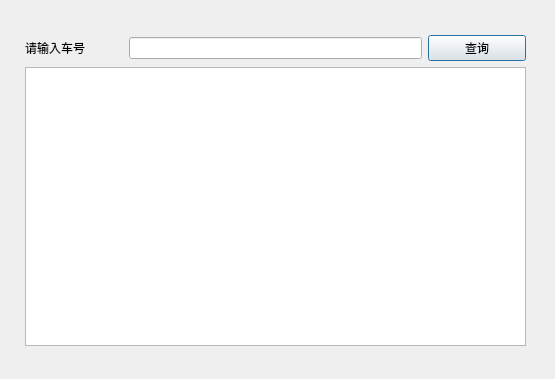
<?xml version="1.0" encoding="UTF-8"?>
<ui version="4.0">
 <class>DlgCheckTrain</class>
 <widget class="QDialog" name="DlgCheckTrain">
  <property name="geometry">
   <rect>
    <x>0</x>
    <y>0</y>
    <width>555</width>
    <height>379</height>
   </rect>
  </property>
  <property name="windowTitle">
   <string>Dialog</string>
  </property>
  <widget class="QWidget" name="verticalLayoutWidget">
   <property name="geometry">
    <rect>
     <x>20</x>
     <y>20</y>
     <width>511</width>
     <height>331</height>
    </rect>
   </property>
   <layout class="QVBoxLayout" name="mainLayout" stretch="1,4">
    <property name="leftMargin">
     <number>5</number>
    </property>
    <property name="topMargin">
     <number>15</number>
    </property>
    <property name="rightMargin">
     <number>5</number>
    </property>
    <property name="bottomMargin">
     <number>5</number>
    </property>
    <item>
     <layout class="QHBoxLayout" name="searchLayout" stretch="1,3,1">
      <item>
       <widget class="QLabel" name="label">
        <property name="text">
         <string>请输入车号</string>
        </property>
       </widget>
      </item>
      <item>
       <widget class="QLineEdit" name="Txt_condition"/>
      </item>
      <item>
       <widget class="QPushButton" name="pushButton">
        <property name="text">
         <string>查询</string>
        </property>
       </widget>
      </item>
     </layout>
    </item>
    <item>
     <widget class="QTableView" name="tableView"/>
    </item>
   </layout>
  </widget>
 </widget>
 <resources/>
 <connections/>
</ui>
